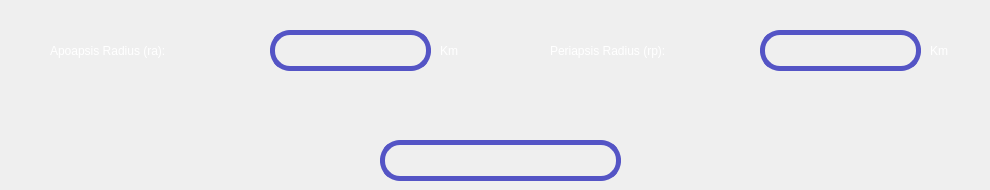
                           <widget class="QWidget" name="ra_rp_screen">
                            <widget class="QLabel" name="ra_inpt_rarp">
                             <property name="geometry">
                              <rect>
                               <x>270</x>
                               <y>30</y>
                               <width>161</width>
                               <height>41</height>
                              </rect>
                             </property>
                             <property name="styleSheet">
                              <string notr="true">QLabel{
	
	border: 5px solid rgb(84, 84, 197);
	font: 12pt &quot;Arial&quot;;
	border-radius: 20px;
	color:white;
}


QLabel:hover{
	border: 4px solid rgb(2, 119, 189);


}</string>
                             </property>
                             <property name="text">
                              <string/>
                             </property>
                            </widget>
                            <widget class="QLabel" name="label_12">
                             <property name="geometry">
                              <rect>
                               <x>50</x>
                               <y>30</y>
                               <width>181</width>
                               <height>41</height>
                              </rect>
                             </property>
                             <property name="styleSheet">
                              <string notr="true">border:none;
color:white;</string>
                             </property>
                             <property name="text">
                              <string>Apoapsis Radius (ra):</string>
                             </property>
                            </widget>
                            <widget class="QLabel" name="label_32">
                             <property name="geometry">
                              <rect>
                               <x>550</x>
                               <y>30</y>
                               <width>201</width>
                               <height>41</height>
                              </rect>
                             </property>
                             <property name="styleSheet">
                              <string notr="true">border:none;
color:white;</string>
                             </property>
                             <property name="text">
                              <string>Periapsis Radius (rp):</string>
                             </property>
                            </widget>
                            <widget class="QLabel" name="rp_inpt_rarp">
                             <property name="geometry">
                              <rect>
                               <x>760</x>
                               <y>30</y>
                               <width>161</width>
                               <height>41</height>
                              </rect>
                             </property>
                             <property name="styleSheet">
                              <string notr="true">QLabel{
	
	border: 5px solid rgb(84, 84, 197);
	font: 12pt &quot;Arial&quot;;
	border-radius: 20px;
	color:white;
}


QLabel:hover{
	border: 4px solid rgb(2, 119, 189);


}</string>
                             </property>
                             <property name="text">
                              <string/>
                             </property>
                            </widget>
                            <widget class="QLabel" name="label_34">
                             <property name="geometry">
                              <rect>
                               <x>440</x>
                               <y>30</y>
                               <width>51</width>
                               <height>41</height>
                              </rect>
                             </property>
                             <property name="styleSheet">
                              <string notr="true">border:none;
color:white;</string>
                             </property>
                             <property name="text">
                              <string>Km</string>
                             </property>
                            </widget>
                            <widget class="QLabel" name="label_35">
                             <property name="geometry">
                              <rect>
                               <x>930</x>
                               <y>30</y>
                               <width>51</width>
                               <height>41</height>
                              </rect>
                             </property>
                             <property name="styleSheet">
                              <string notr="true">border:none;
color:white;</string>
                             </property>
                             <property name="text">
                              <string>Km</string>
                             </property>
                            </widget>
                            <widget class="QLabel" name="orbit_type_rarp">
                             <property name="geometry">
                              <rect>
                               <x>380</x>
                               <y>140</y>
                               <width>241</width>
                               <height>41</height>
                              </rect>
                             </property>
                             <property name="styleSheet">
                              <string notr="true">QLabel{
	
	border: 5px solid rgb(84, 84, 197);
	font: 12pt &quot;Arial&quot;;
	border-radius: 20px;
	color:white;
}


QLabel:hover{
	border: 4px solid rgb(2, 119, 189);


}</string>
                             </property>
                             <property name="text">
                              <string/>
                             </property>
                             <property name="alignment">
                              <set>Qt::AlignCenter</set>
                             </property>
                            </widget>
                           </widget>
